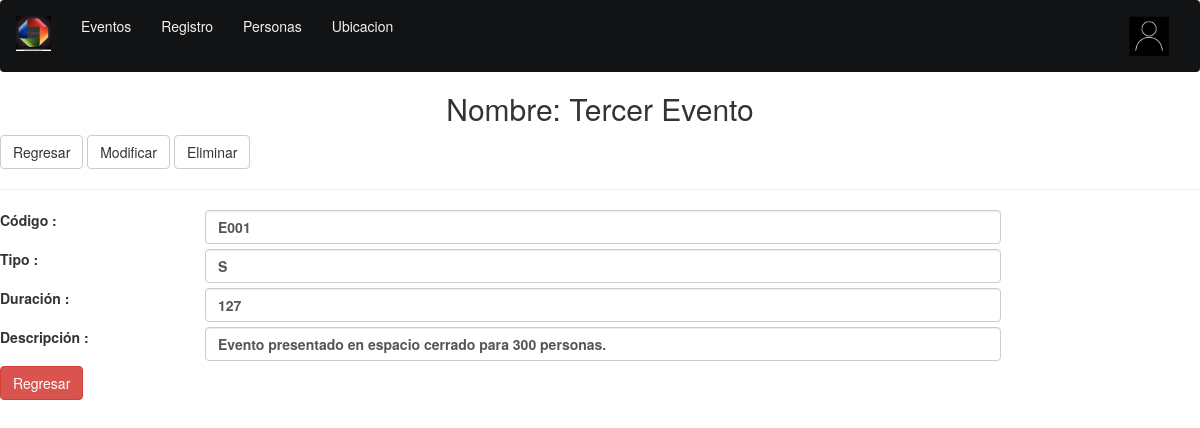
/evento/evento/1/, run on the app's committed database.
### evento/models.py (models this page shows, shortened)
class Evento(models.Model):
    id=models.AutoField(primary_key=True)
    codigo=models.CharField(max_length=5)
    nombre=models.CharField(max_length=50)
    tipoevento=[
        ('C', 'Cultural'),
        ('D', 'Diversión'),
        ('E', 'Educativo'),
        ('S', 'Social'),
        ('M', 'Musical'),
        ('D', 'Deportivo'),
        ('O', 'Otro')]
    tipo=models.CharField(max_length=1, choices=tipoevento, default='C')
    duracion=models.PositiveSmallIntegerField(default=120)
    descripcion=models.CharField(max_length=255)

### evento/views.py (the view)
# urls.py: path('evento/<int:pk>/', views.EventoDetailView.as_view(), name='evento_detail'),
class EventoDetailView(DetailView):
    model = Evento
    template_name = 'evento/evento_detail.html'

### poli/templates/evento/evento_detail.html
{% extends 'base/base.html' %}
{% block content %}
    <h2 class="text-center" >Nombre: {{ evento.nombre }}</h2>
    <a class="btn btn-default" href="{% url 'evento:homeEvento' %}">Regresar</a>
    <a class="btn btn-default" href="{% url 'evento:evento_update' evento.pk %}">Modificar</a>
    <a class="btn btn-default" href="{% url 'evento:evento_delete' evento.pk %}">Eliminar</a>
    <hr />
    <form>
        <div class="form-group row">
          <label class="col-sm-2 col-form-label">Código :</label>
          <div class="col-sm-10">
            <label class="form-control">{{ evento.codigo }}
          </div>
          <label class="col-sm-2 col-form-label">Tipo :</label>
          <div class="col-sm-10">
            <label class="form-control">{{ evento.tipo }}
          </div>
          <label class="col-sm-2 col-form-label">Duración :</label>
          <div class="col-sm-10">
            <label class="form-control">{{ evento.duracion }}
          </div>
          <label class="col-sm-2 col-form-label">Descripción :</label>
          <div class="col-sm-10">
            <label class="form-control">{{ evento.descripcion }}
          </div>
    <div class="col-sm-10">
        <a href="{% url 'evento:homeEvento' %}" class="btn btn-danger">Regresar</a>
    </div>
{% endblock  %}

### data on the page
Evento: nombre "Tercer Evento", codigo "E001", tipo "S", duracion "127", descripcion "Evento presentado en espacio cerrado para 300 personas."
